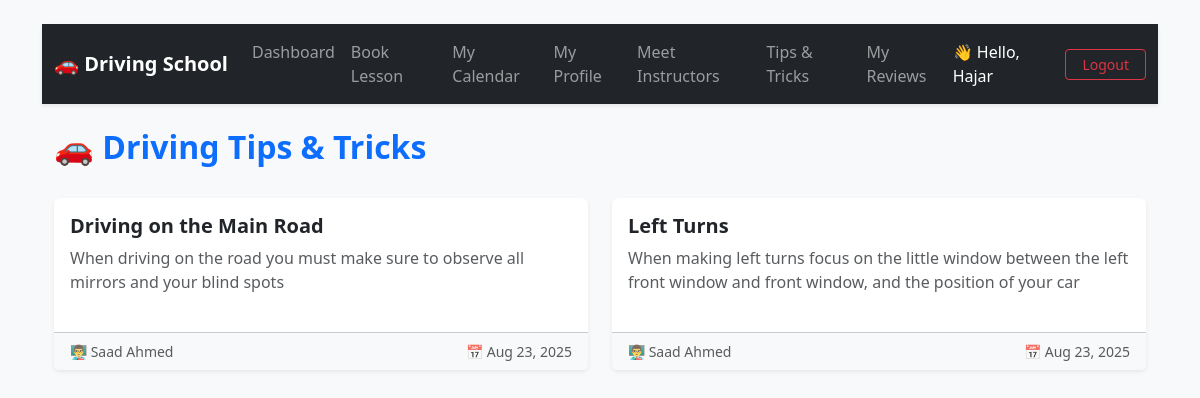
Page /dashboard/tips/ (signed in) on the committed database.
### accounts/models.py (models this page shows, shortened)
class CustomUser(AbstractUser):
    ROLE_CHOICES = [
        ('student', 'Student'),
        ('instructor', 'Instructor'),
        ('admin', 'Admin'),
    ]
    role = models.CharField(max_length=20, choices=ROLE_CHOICES)
    phone_number = models.CharField(max_length=20, blank=True, null=True)
    profile_picture = models.ImageField(upload_to="instructors/", blank=True, null=True)
    def get_full_name(self):
        return f"{self.first_name} {self.last_name}".strip()

### dashboard/models.py (models this page shows, shortened)
class Tip(models.Model):
    instructor = models.ForeignKey(
        settings.AUTH_USER_MODEL,
        on_delete=models.CASCADE,
        limit_choices_to={'role': 'instructor'},
        related_name="tips"
    )
    title = models.CharField(max_length=200)
    content = models.TextField()
    created_at = models.DateTimeField(auto_now_add=True)
    class Meta:
        ordering = ['-created_at']

### dashboard/views.py (the view)
# urls.py: path("tips/", views.list_tips, name="list_tips"),
@login_required
def list_tips(request):
    tips = Tip.objects.all()
    return render(request, "dashboard/list_tips.html", {"tips": tips})

### templates/dashboard/list_tips.html (shortened to what this page needs)
{% extends "base.html" %}
{% block content %}
{% include 'dashboard/navbar.html' %}
<div class="container py-4">
    <div class="d-flex justify-content-between align-items-center mb-4">
        <h2 class="fw-bold text-primary">🚗 Driving Tips & Tricks</h2>
    </div>
    <div class="row">
        {% for tip in tips %}
        <div class="col-md-6 mb-4">
            <div class="card border-0 shadow-sm h-100">
                <div class="card-body">
                    <h5 class="card-title fw-bold text-dark mb-2">
                        {{ tip.title }}
                    </h5>
                    <p class="card-text text-muted" style="min-height: 70px;">
                        {{ tip.content|truncatewords:30 }}
                    </p>
                </div>
                <div class="card-footer bg-light d-flex justify-content-between align-items-center">
                    <small class="text-muted">
                        👨‍🏫 {{ tip.instructor.get_full_name }}
                    </small>
                    <small class="text-muted">
                        📅 {{ tip.created_at|date:"M d, Y" }}
                    </small>
                </div>
            </div>
        </div>
        {% empty %}
        <div class="col-12 text-center">
            <div class="alert alert-info shadow-sm">
                No tips available yet. 📌
            </div>
        </div>
        {% endfor %}
    </div>
</div>
{% endblock %}

### templates/dashboard/navbar.html (shortened to what this page needs)
<nav class="navbar navbar-expand-lg navbar-dark bg-dark shadow-sm">
  <div class="container-fluid">
    <a class="navbar-brand fw-bold" href="#">
      🚗 Driving School
    </a>
    <div class="collapse navbar-collapse" id="navbarNav">
      <ul class="navbar-nav me-auto">
        {% if user.is_authenticated %}
          {% if user.role == 'student' %}
            <li class="nav-item"><a class="nav-link" href="{% url 'student_dashboard' %}">Dashboard</a></li>
            <li class="nav-item"><a class="nav-link" href="{% url 'book_lesson' %}">Book Lesson</a></li>
            <li class="nav-item"><a class="nav-link" href="{% url 'calendar_view' %}">My Calendar</a></li>
            <li class="nav-item"><a class="nav-link" href="{% url 'student_profile' %}">My Profile</a></li>
            <li class="nav-item"><a class="nav-link" href="{% url 'meet_instructors' %}">Meet Instructors</a></li>
            <li class="nav-item"><a class="nav-link" href="{% url 'list_tips' %}">Tips & Tricks</a></li>
            <li class="nav-item"><a class="nav-link" href="{% url 'student_reviews' %}">My Reviews</a></li>
          {% endif %}
        {% endif %}
      </ul>
      <br>
      <ul class="navbar-nav ms-auto align-items-center">
        {% if user.is_authenticated %}
          <li class="nav-item">
            <span class="navbar-text text-white me-3">
              👋 Hello, {{ user.first_name }}
            </span>
          </li>
          <li class="nav-item">
            <a class="btn btn-sm btn-outline-danger px-3" href="{% url 'logout' %}">
              Logout
            </a>
          </li>
        {% else %}
          <li class="nav-item"><a class="btn btn-sm btn-outline-light px-3" href="{% url 'login' %}">Login</a></li>
        {% endif %}
      </ul>
    </div>
  </div>
</nav>

### rows in the picture
CustomUser: first_name "Hajar"
Tip: title "Driving on the Main Road", content "When driving on the road you must make sure to observe all mirrors and your blind spots", instructor.get_full_name "Saad Ahmed", created_at "Aug 23, 2025"
Tip: title "Left Turns", content "When making left turns focus on the little window between the left front window and front window, and the position of your car", instructor.get_full_name "Saad Ahmed", created_at "Aug 23, 2025"
